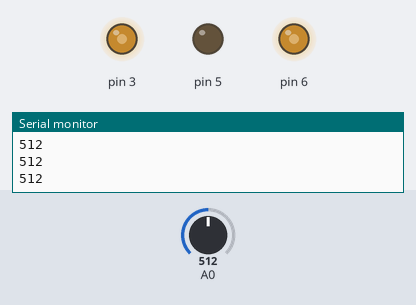
Bench run of a program on a simulated Arduino Uno, built with avr-gcc and run on an emulated ATmega328P. On the bench: output pins drawn as LEDs (lit = HIGH), the last lines printed to the serial monitor. The test bench sets the inputs (shaded band); at power-on: A0 = 512.

Above: at 1.2 s.
1.3 s: A0 set to 716
At 2.2 s:
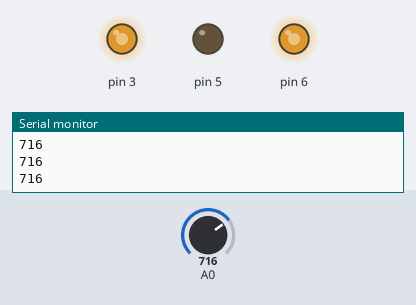
2.8 s: A0 set to 900
At 3.4 s:
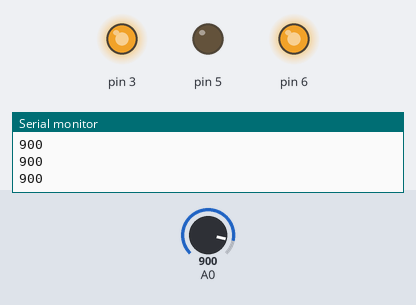
4.3 s: A0 set to 122
At 5.5 s:
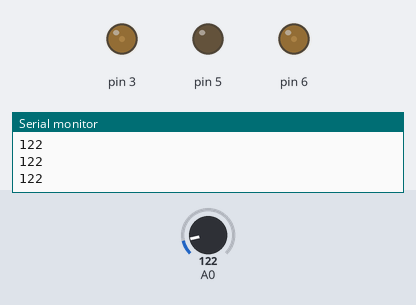
5.8 s: A0 set to 0
At 6.9 s:
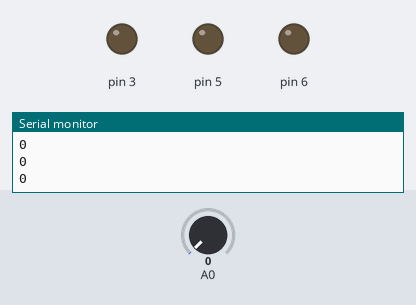
7.3 s: A0 set to 511
At 8.0 s:
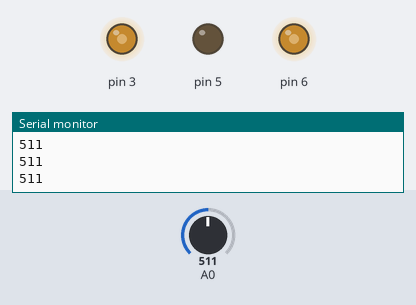
Timing chart, 0 to 9.8 s (numbered marks = the images above; inputs shaded):
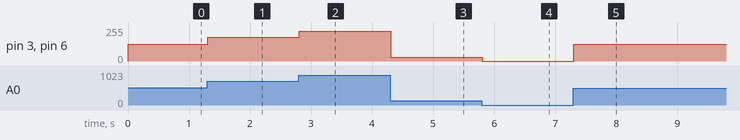

Measured:
- after the input at 1.3 s, pin 3, pin 6: 127/255 → 178/255 at once
- after the input at 2.8 s, pin 3, pin 6: 178/255 → 224/255 at once
- after the input at 4.3 s, pin 3, pin 6: 224/255 → 30/255 at once
- after the input at 5.8 s, pin 3, pin 6: 30/255 → 0/255 at once
- after the input at 7.3 s, pin 3, pin 6: 0/255 → 127/255 at once

The program:

main.cpp
```cpp
//General Modules
#include <Arduino.h>        //Core of Ardunio
#include <HelperPrint.h>    //Helper For Print String over Serial
#include <Potentiometer.h>
#include <PWM.h>


//Sepreated Modules


//General Variables
PrinterHelper  printerHelper;
Potentiometer myPot;
PWM pwmRed;
PWM pwmGreen;
PWM pwmBlue;

void setup()
{

  //Config Helpers -------------------
  printerHelper.Setup(); //Config Serial Communications
  myPot.Setup(A0);
  pwmBlue.Setup(6, true);
  pwmGreen.Setup(5, true);
  pwmRed.Setup(3, true);
}

void loop()
{
  int val = myPot.Value();
  Serial.println(val);

  pwmBlue.Write(val);
  //pwmGreen.Write(val);
  pwmRed.Write(val);
}
```

HelperPrint.h
```cpp
#ifndef HelperLightsScope
#define HelperLightsScope

#include <Arduino.h>

class PrinterHelper
{
private:
unsigned long _serialSpeed;

public:
    //Constructors -----------------
    PrinterHelper()
    {
        _serialSpeed = 9600;
    }
    PrinterHelper(unsigned long speed)
    {
        _serialSpeed=speed;
    }

    //Destructors -------------------
    ~PrinterHelper() {}

    //Methods     -------------------

    //Config Serial Settings
    void Setup()
    {
        Serial.begin(_serialSpeed);
    }
    void Setup(unsigned long speed)
    {
        _serialSpeed=speed;

        Serial.begin(_serialSpeed);
    }

    void SetSpeed(unsigned long speed)
    {
        _serialSpeed = speed;

        Serial.end();

        Serial.begin(_serialSpeed);
    }


    static void println(String caption, String msg)
    {
        Serial.println(caption + ":> " + msg);
    }

    static void println(String module,String caption, String msg)
    {
        Serial.println(module+" ("+caption+") " + ":> " + msg);
    }

    static void println(String msg)
    {
        Serial.println(msg);
    }

    static void println(uint8_t msg)
    {
        Serial.println(msg);
    }

    static void println(int32_t msg)
    {
        Serial.println(msg);
    }

    static void println(unsigned long msg)
    {
        Serial.println(msg);
    }

    static void println(float msg)
    {
        Serial.println(msg);
    }

    static void print(String msg)
    {
        Serial.print(msg);
    }

    static void print(uint8_t msg)
    {
        Serial.print(msg);
    }

    static void print(int32_t msg)
    {
        Serial.print(msg);
    }

    static void print(unsigned long msg)
    {
        Serial.print(msg);
    }

    static void print(float msg)
    {
        Serial.print(msg);
    }
};

#endif //HelperLightsScope
```

PWM.h
```cpp
#ifndef PWMScope
#define PWMScope

/*
PWM (Pulse Width Modulation) Simulation For Analog Writer

Pin Description -------------

Any Digital Pin with ~ can use To Generate PWM

Analog Writer Range (0:255)


Start Example: ---------------------------------------------------------------

//Include Header
#include <PWM.h>

//Global Variable
PWM pwm;
//or
PWM pwm(&printerHelper);


//Inside Setup Method
pwm.Setup(6);            //can write the default range for analog (0:255)
//or
pwm.Setup(6,true);      //will map the input to range 0:255

//Inside Loop Method

//Write PWM Value (Analog Value using PWM Range 0:255)
pwm.write(value);

End Example: ---------------------------------------------------------------

*/

#include <Arduino.h>
#include <HelperPrint.h>

class PWM
{

private:

    //Module Name For Debug Purpose
    String _MoudleName = "PWM";

    //Pointer Reference For Serial Printer Helper
    PrinterHelper *_printerHelper;

    //Pin For PWM
    uint8_t _pwmPin;

    //Map the Value To Range (0:255)
    bool _withRange;

public:
    //Constructors -----------------
    PWM() {}

    PWM(PrinterHelper *printerHelper)
    {
        _printerHelper = printerHelper;
    }

    //Destructors -------------------
    ~PWM() {}

    //Methods     -------------------

    //Config
    void Setup(uint8_t pin,bool withRange=false)
    {
        _pwmPin = pin;

        _withRange = withRange;

        pinMode(_pwmPin, OUTPUT);
    }

    //Write Analog PWM Value
    void Write(int value)
    {
        if (_withRange)
        {
            //Map Value Inside Range
            analogWrite(_pwmPin, map(value, 0, 1023, 0, 255));
        }
        else
        {
            analogWrite(_pwmPin,value);
        }
    }
};

#endif //PWMScope
```

Potentiometer.h
```cpp
#ifndef PotentiometerScope
#define PotentiometerScope

/*
Potentiometer (Variable Resistor)

Pin Description -------------

(LEG 01) = > +5 Voltage
(LEG 02) = > GND
(LEG 03) = > Analog Pin (A0:A5)

Analog Read From Range (0 : 1023) where 0 is 0 Voltage , 1023 is 5 Voltage

Start Example: ---------------------------------------------------------------

//Include Header
#include <Potentiometer.h>

//Global Variable
Potentiometer myPot;
//or
Potentiometer myPot(&printerHelper);


//Inside Setup Method
myPot.Setup(A0);            //can read the default range for analog (0:1023)
myPot.Setup(A0,true,0,100); //Can Map the range like (0:100)

//Inside Loop Method

//Read Potentiometer Value
int potValue = myPot.Value();

End Example: ---------------------------------------------------------------

*/

#include <Arduino.h>
#include <HelperPrint.h>

class Potentiometer
{

private:

    //Module Name For Debug Purpose
    String _MoudleName = "Potentiometer";

    //Pointer Reference For Serial Printer Helper
    PrinterHelper *_printerHelper;

    //Pin For Potentiometer
    uint8_t _potentiometerPin;

    //Map the Value To Range
    bool _withRange;

    //Range Start From
    int _rangeStart;

    //Range End To
    int _rangeEnd;

public:
    //Constructors -----------------
    Potentiometer() {}

    Potentiometer(PrinterHelper *printerHelper)
    {
        _printerHelper = printerHelper;
    }

    //Destructors -------------------
    ~Potentiometer() {}

    //Methods     -------------------

    //Config
    void Setup(uint8_t pin,bool withRange=false,int rangeStart=0,int rangeEnd=255)
    {
        _potentiometerPin = pin;

        _withRange = withRange;

        _rangeStart = rangeStart;

        _rangeEnd = rangeEnd;

         pinMode(_potentiometerPin, INPUT);
    }

    //Read Potentiometer Value
    uint16_t Value()
    {
        int readAnalogValue = analogRead(_potentiometerPin);

            if (_withRange)
        {
            //Map Value Inside Range
            return map(readAnalogValue,0,1023,0,100);
        }
        else
        {
            return readAnalogValue;
        }

    }
};

#endif //PotentiometerScope
```
